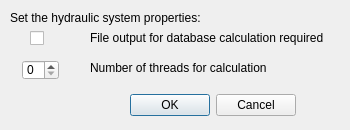
<?xml version="1.0" encoding="UTF-8"?>
<ui version="4.0">
 <class>HydGui_System_State_Dia</class>
 <widget class="QDialog" name="HydGui_System_State_Dia">
  <property name="geometry">
   <rect>
    <x>0</x>
    <y>0</y>
    <width>350</width>
    <height>130</height>
   </rect>
  </property>
  <property name="minimumSize">
   <size>
    <width>350</width>
    <height>130</height>
   </size>
  </property>
  <property name="maximumSize">
   <size>
    <width>350</width>
    <height>130</height>
   </size>
  </property>
  <property name="windowTitle">
   <string>Hydraulic system state</string>
  </property>
  <property name="windowIcon">
   <iconset resource="../../../system_sys/source_code/gui/resources/system_sys_resource.qrc">
    <normaloff>:/hyd_icon</normaloff>:/hyd_icon</iconset>
  </property>
  <widget class="QLabel" name="label_2">
   <property name="geometry">
    <rect>
     <x>10</x>
     <y>10</y>
     <width>221</width>
     <height>16</height>
    </rect>
   </property>
   <property name="text">
    <string>Set the hydraulic system properties:</string>
   </property>
  </widget>
  <widget class="QLabel" name="label_3">
   <property name="geometry">
    <rect>
     <x>90</x>
     <y>30</y>
     <width>271</width>
     <height>16</height>
    </rect>
   </property>
   <property name="minimumSize">
    <size>
     <width>200</width>
     <height>0</height>
    </size>
   </property>
   <property name="text">
    <string>File output for database calculation required</string>
   </property>
  </widget>
  <widget class="QWidget" name="layoutWidget">
   <property name="geometry">
    <rect>
     <x>20</x>
     <y>90</y>
     <width>276</width>
     <height>31</height>
    </rect>
   </property>
   <layout class="QHBoxLayout">
    <item>
     <spacer>
      <property name="orientation">
       <enum>Qt::Horizontal</enum>
      </property>
      <property name="sizeHint" stdset="0">
       <size>
        <width>209</width>
        <height>18</height>
       </size>
      </property>
     </spacer>
    </item>
    <item>
     <widget class="QPushButton" name="okButton">
      <property name="text">
       <string>OK</string>
      </property>
     </widget>
    </item>
    <item>
     <widget class="QPushButton" name="cancelButton">
      <property name="text">
       <string>Cancel</string>
      </property>
     </widget>
    </item>
   </layout>
  </widget>
  <widget class="QLabel" name="label">
   <property name="geometry">
    <rect>
     <x>90</x>
     <y>60</y>
     <width>251</width>
     <height>16</height>
    </rect>
   </property>
   <property name="text">
    <string>Number of threads for calculation</string>
   </property>
  </widget>
  <widget class="QSpinBox" name="spinBox_threads">
   <property name="geometry">
    <rect>
     <x>22</x>
     <y>60</y>
     <width>37</width>
     <height>20</height>
    </rect>
   </property>
  </widget>
  <widget class="QCheckBox" name="checkBox_file_output">
   <property name="geometry">
    <rect>
     <x>30</x>
     <y>30</y>
     <width>24</width>
     <height>16</height>
    </rect>
   </property>
   <property name="toolTip">
    <string>A file output is required by any hydraulic caluclation based on database input</string>
   </property>
   <property name="text">
    <string/>
   </property>
  </widget>
  <zorder>layoutWidget</zorder>
  <zorder>spinBox_threads</zorder>
  <zorder>checkBox_file_output</zorder>
  <zorder>label_2</zorder>
  <zorder>label_3</zorder>
  <zorder>label</zorder>
 </widget>
 <resources>
  <include location="../../../system_sys/source_code/gui/resources/system_sys_resource.qrc"/>
 </resources>
 <connections/>
</ui>
